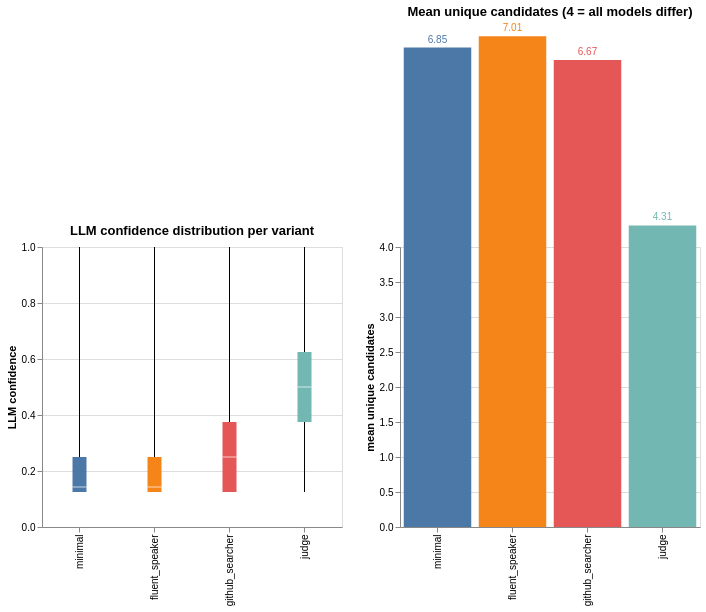

The cell this chart's notebook holds for it:
### Markdown cell above
## 4.2 — Within-Prompt Cross-Service Agreement

For each prompt variant, I ask how much the eight LLM services agree when they are asked the same way. High agreement means several services converged on the same string under the same framing. Low agreement means the services produced genuinely different candidates even before prompt variation is considered.

The key metric is **LLM confidence**: the fraction of LLM services agreeing on the most common translation within a language/prompt variant. I treat this as convergence evidence, not as proof of correctness. A high value means the services landed on the same string under the same prompt; it does not tell me whether that string is well attested, locally preferred, or just a shared borrowing.

### Code cell
plot_data = scored_df[scored_df['llm_total_services'] > 0].copy()

box = alt.Chart(plot_data).mark_boxplot(extent='min-max').encode(
    x=alt.X('prompt_variant:N', sort=VARIANTS, title=None),
    y=alt.Y('llm_confidence:Q', scale=alt.Scale(domain=[0, 1]),
            title='LLM confidence'),
    color=alt.Color('prompt_variant:N', sort=VARIANTS, legend=None),
    tooltip=['prompt_variant:N', 'llm_confidence:Q'],
).properties(width=300, height=280,
             title='LLM confidence distribution per variant')

cands = (plot_data.groupby('prompt_variant')['llm_unique_candidates']
         .mean().reset_index()
         .rename(columns={'llm_unique_candidates': 'mean_unique_candidates'}))
bar = alt.Chart(cands).mark_bar().encode(
    x=alt.X('prompt_variant:N', sort=VARIANTS, title=None),
    y=alt.Y('mean_unique_candidates:Q', title='mean unique candidates',
            scale=alt.Scale(domain=[0, 4])),
    color=alt.Color('prompt_variant:N', sort=VARIANTS, legend=None),
    tooltip=['prompt_variant:N',
             alt.Tooltip('mean_unique_candidates:Q', format='.2f')],
).properties(width=300, height=280,
             title='Mean unique candidates (4 = all models differ)')
bar_text = bar.mark_text(dy=-8, fontSize=10).encode(
    text=alt.Text('mean_unique_candidates:Q', format='.2f'))

box | (bar + bar_text)

### Figure 1 — Vega specification as saved in the notebook (floating-point values rounded to 4 significant figures)
{"$schema": "https://vega.github.io/schema/vega/v6.json", "data": [{"name": "source_0"}, {"name": "data_0"}, {"name": "data_2", "values": [{"lower_box_llm_confidence": 0.125, "lower_whisker_llm_confidence": 0.125, "mid_box_llm_confidence": 0.1429, "prompt_variant": "minimal", "upper_box_llm_confidence": 0.25, "upper_whisker_llm_confidence": 1.0}, {"lower_box_llm_confidence": 0.125, "lower_whisker_llm_confidence": 0.125, "mid_box_llm_confidence": 0.1429, "prompt_variant": "fluent_speaker", "upper_box_llm_confidence": 0.25, "upper_whisker_llm_confidence": 1.0}, {"lower_box_llm_confidence": 0.125, "lower_whisker_llm_confidence": 0.125, "mid_box_llm_confidence": 0.25, "prompt_variant": "github_searcher", "upper_box_llm_confidence": 0.375, "upper_whisker_llm_confidence": 1.0}, {"lower_box_llm_confidence": 0.375, "lower_whisker_llm_confidence": 0.125, "mid_box_llm_confidence": 0.5, "prompt_variant": "judge", "upper_box_llm_confidence": 0.625, "upper_whisker_llm_confidence": 1.0}]}, {"name": "data_3", "values": [{"lower_box_llm_confidence": 0.125, "lower_whisker_llm_confidence": 0.125, "mid_box_llm_confidence": 0.1429, "prompt_variant": "minimal", "upper_box_llm_confidence": 0.25, "upper_whisker_llm_confidence": 1.0}, {"lower_box_llm_confidence": 0.125, "lower_whisker_llm_confidence": 0.125, "mid_box_llm_confidence": 0.1429, "prompt_variant": "fluent_speaker", "upper_box_llm_confidence": 0.25, "upper_whisker_llm_confidence": 1.0}, {"lower_box_llm_confidence": 0.125, "lower_whisker_llm_confidence": 0.125, "mid_box_llm_confidence": 0.25, "prompt_variant": "github_searcher", "upper_box_llm_confidence": 0.375, "upper_whisker_llm_confidence": 1.0}, {"lower_box_llm_confidence": 0.375, "lower_whisker_llm_confidence": 0.125, "mid_box_llm_confidence": 0.5, "prompt_variant": "judge", "upper_box_llm_confidence": 0.625, "upper_whisker_llm_confidence": 1.0}]}, {"name": "data_4"}, {"name": "data_6", "values": [{"lower_box_llm_confidence": 0.125, "lower_whisker_llm_confidence": 0.125, "mid_box_llm_confidence": 0.1429, "prompt_variant": "minimal", "upper_box_llm_confidence": 0.25, "upper_whisker_llm_confidence": 1.0}, {"lower_box_llm_confidence": 0.125, "lower_whisker_llm_confidence": 0.125, "mid_box_llm_confidence": 0.1429, "prompt_variant": "fluent_speaker", "upper_box_llm_confidence": 0.25, "upper_whisker_llm_confidence": 1.0}, {"lower_box_llm_confidence": 0.125, "lower_whisker_llm_confidence": 0.125, "mid_box_llm_confidence": 0.25, "prompt_variant": "github_searcher", "upper_box_llm_confidence": 0.375, "upper_whisker_llm_confidence": 1.0}, {"lower_box_llm_confidence": 0.375, "lower_whisker_llm_confidence": 0.125, "mid_box_llm_confidence": 0.5, "prompt_variant": "judge", "upper_box_llm_confidence": 0.625, "upper_whisker_llm_confidence": 1.0}]}, {"name": "data_7", "values": [{"lower_box_llm_confidence": 0.125, "lower_whisker_llm_confidence": 0.125, "mid_box_llm_confidence": 0.1429, "prompt_variant": "minimal", "upper_box_llm_confidence": 0.25, "upper_whisker_llm_confidence": 1.0}, {"lower_box_llm_confidence": 0.125, "lower_whisker_llm_confidence": 0.125, "mid_box_llm_confidence": 0.1429, "prompt_variant": "fluent_speaker", "upper_box_llm_confidence": 0.25, "upper_whisker_llm_confidence": 1.0}, {"lower_box_llm_confidence": 0.125, "lower_whisker_llm_confidence": 0.125, "mid_box_llm_confidence": 0.25, "prompt_variant": "github_searcher", "upper_box_llm_confidence": 0.375, "upper_whisker_llm_confidence": 1.0}, {"lower_box_llm_confidence": 0.375, "lower_whisker_llm_confidence": 0.125, "mid_box_llm_confidence": 0.5, "prompt_variant": "judge", "upper_box_llm_confidence": 0.625, "upper_whisker_llm_confidence": 1.0}]}, {"name": "source_1"}, {"name": "data_9", "values": [{"mean_unique_candidates": 7.011, "mean_unique_candidates_end": 7.011, "mean_unique_candidates_start": 0.0, "prompt_variant": "fluent_speaker"}, {"mean_unique_candidates": 6.671, "mean_unique_candidates_end": 6.671, "mean_unique_candidates_start": 0.0, "prompt_variant": "github_searcher"}, {"mean_unique_candidates": 4.308, "mean_unique_candidates_end": 4.308, "mean_unique_candidates_start": 0.0, "prompt_variant": "judge"}, {"mean_unique_candidates": 6.849, "mean_unique_candidates_end": 6.849, "mean_unique_candidates_start": 0.0, "prompt_variant": "minimal"}]}, {"name": "data_10", "values": [{"mean_unique_candidates": 7.011, "prompt_variant": "fluent_speaker"}, {"mean_unique_candidates": 6.671, "prompt_variant": "github_searcher"}, {"mean_unique_candidates": 4.308, "prompt_variant": "judge"}, {"mean_unique_candidates": 6.849, "prompt_variant": "minimal"}]}, {"name": "data_4_color_domain_prompt_variant_0", "values": [{"prompt_variant": "minimal", "sort_field": 0.0}, {"prompt_variant": "fluent_speaker", "sort_field": 1.0}, {"prompt_variant": "github_searcher", "sort_field": 2.0}, {"prompt_variant": "judge", "sort_field": 3.0}]}, {"name": "source_1_color_domain_prompt_variant_1", "values": [{"prompt_variant": "fluent_speaker", "sort_field": 1.0}, {"prompt_variant": "github_searcher", "sort_field": 2.0}, {"prompt_variant": "judge", "sort_field": 3.0}, {"prompt_variant": "minimal", "sort_field": 0.0}]}, {"name": "data_0_concat_0_x_domain_prompt_variant_0", "values": [{"prompt_variant": "minimal", "sort_field": 0.0}, {"prompt_variant": "fluent_speaker", "sort_field": 1.0}, {"prompt_variant": "github_searcher", "sort_field": 2.0}, {"prompt_variant": "judge", "sort_field": 3.0}]}, {"name": "data_4_concat_0_x_domain_prompt_variant_1", "values": [{"prompt_variant": "minimal", "sort_field": 0.0}, {"prompt_variant": "fluent_speaker", "sort_field": 1.0}, {"prompt_variant": "github_searcher", "sort_field": 2.0}, {"prompt_variant": "judge", "sort_field": 3.0}]}, {"name": "source_1_concat_1_x_domain_prompt_variant", "values": [{"prompt_variant": "fluent_speaker", "sort_field": 1.0}, {"prompt_variant": "github_searcher", "sort_field": 2.0}, {"prompt_variant": "judge", "sort_field": 3.0}, {"prompt_variant": "minimal", "sort_field": 0.0}]}], "signals": [{"name": "childWidth", "value": 300}], "marks": [{"type": "group", "name": "concat_0_group", "encode": {"update": {"height": {"signal": "height"}, "width": {"signal": "childWidth"}}}, "marks": [{"type": "rule", "name": "concat_0_layer_0_marks", "from": {"data": "data_2"}, "encode": {"update": {"x": {"field": "prompt_variant", "scale": "concat_0_x", "band": 0.5}, "tooltip": {"signal": "{\"Max of LLM confidence\": format(datum[\"upper_whisker_llm_confidence\"], \"\"), \"Q3 of LLM confidence\": format(datum[\"upper_box_llm_confidence\"], \"\"), \"Median of LLM confidence\": format(datum[\"mid_box_llm_confidence\"], \"\"), \"Q1 of LLM confidence\": format(datum[\"lower_box_llm_confidence\"], \"\"), \"Min of LLM confidence\": format(datum[\"lower_whisker_llm_confidence\"], \"\"), \"prompt_variant\": isValid(datum[\"prompt_variant\"]) ? datum[\"prompt_variant\"] : \"\"+datum[\"prompt_variant\"]}"}, "stroke": {"value": "black"}, "y": {"field": "lower_whisker_llm_confidence", "scale": "concat_0_y"}, "y2": {"field": "lower_box_llm_confidence", "scale": "concat_0_y"}}}, "style": ["rule", "boxplot-rule"], "aria": false}, {"type": "rule", "name": "concat_0_layer_1_marks", "from": {"data": "data_3"}, "encode": {"update": {"y2": {"field": "upper_whisker_llm_confidence", "scale": "concat_0_y"}, "stroke": {"value": "black"}, "x": {"field": "prompt_variant", "scale": "concat_0_x", "band": 0.5}, "tooltip": {"signal": "{\"Max of LLM confidence\": format(datum[\"upper_whisker_llm_confidence\"], \"\"), \"Q3 of LLM confidence\": format(datum[\"upper_box_llm_confidence\"], \"\"), \"Median of LLM confidence\": format(datum[\"mid_box_llm_confidence\"], \"\"), \"Q1 of LLM confidence\": format(datum[\"lower_box_llm_confidence\"], \"\"), \"Min of LLM confidence\": format(datum[\"lower_whisker_llm_confidence\"], \"\"), \"prompt_variant\": isValid(datum[\"prompt_variant\"]) ? datum[\"prompt_variant\"] : \"\"+datum[\"prompt_variant\"]}"}, "y": {"field": "upper_box_llm_confidence", "scale": "concat_0_y"}}}, "aria": false, "style": ["rule", "boxplot-rule"]}, {"type": "rect", "name": "concat_0_layer_2_marks", "from": {"data": "data_6"}, "encode": {"update": {"y": {"field": "lower_box_llm_confidence", "scale": "concat_0_y"}, "y2": {"field": "upper_box_llm_confidence", "scale": "concat_0_y"}, "width": {"value": 14}, "tooltip": {"signal": "{\"Max of LLM confidence\": format(datum[\"upper_whisker_llm_confidence\"], \"\"), \"Q3 of LLM confidence\": format(datum[\"upper_box_llm_confidence\"], \"\"), \"Median of LLM confidence\": format(datum[\"mid_box_llm_confidence\"], \"\"), \"Q1 of LLM confidence\": format(datum[\"lower_box_llm_confidence\"], \"\"), \"Min of LLM confidence\": format(datum[\"lower_whisker_llm_confidence\"], \"\"), \"prompt_variant\": isValid(datum[\"prompt_variant\"]) ? datum[\"prompt_variant\"] : \"\"+datum[\"prompt_variant\"]}"}, "fill": {"field": "prompt_variant", "scale": "color"}, "xc": {"field": "prompt_variant", "scale": "concat_0_x", "band": 0.5}}}, "style": ["bar", "boxplot-box"]}, {"type": "rect", "name": "concat_0_layer_3_marks", "from": {"data": "data_7"}, "encode": {"update": {"fill": [{"field": "prompt_variant", "scale": "color", "test": "datum['lower_box_llm_confidence'] >= datum['upper_box_llm_confidence']"}, {"value": "white"}], "yc": {"field": "mid_box_llm_confidence", "scale": "concat_0_y"}, "opacity": {"value": 0.7}, "height": {"value": 1}, "xc": {"field": "prompt_variant", "scale": "concat_0_x", "band": 0.5}, "tooltip": {"signal": "{\"Max of LLM confidence\": format(datum[\"upper_whisker_llm_confidence\"], \"\"), \"Q3 of LLM confidence\": format(datum[\"upper_box_llm_confidence\"], \"\"), \"Median of LLM confidence\": format(datum[\"mid_box_llm_confidence\"], \"\"), \"Q1 of LLM confidence\": format(datum[\"lower_box_llm_confidence\"], \"\"), \"Min of LLM confidence\": format(datum[\"lower_whisker_llm_confidence\"], \"\"), \"prompt_variant\": isValid(datum[\"prompt_variant\"]) ? datum[\"prompt_variant\"] : \"\"+datum[\"prompt_variant\"]}"}, "width": {"value": 14}}}, "style": ["tick", "boxplot-median"], "aria": false}], "axes": [{"scale": "concat_0_y", "orient": "left", "zindex": 0, "aria": false, "ticks": false, "labels": false, "gridScale": "concat_0_x", "tickCount": {"signal": "ceil(height/40)"}, "maxExtent": 0, "domain": false, "grid": true, "minExtent": 0}, {"scale": "concat_0_x", "labelBaseline": "middle", "zindex": 0, "grid": false, "labelAngle": 270, "orient": "bottom", "labelAlign": "right"}, {"scale": "concat_0_y", "orient": "left", "title": "LLM confidence", "tickCount": {"signal": "ceil(height/40)"}, "labelOverlap": true, "grid": false, "zindex": 0}], "title": {"text": "LLM confidence distribution per variant", "frame": "group"}, "style": "cell"}, {"type": "group", "name": "concat_1_group", "encode": {"update": {"height": {"signal": "height"}, "width": {"signal": "childWidth"}}}, "marks": [{"type": "rect", "name": "concat_1_layer_0_marks", "from": {"data": "data_9"}, "encode": {"update": {"tooltip": {"signal": "{\"prompt_variant\": isValid(datum[\"prompt_variant\"]) ? datum[\"prompt_variant\"] : \"\"+datum[\"prompt_variant\"], \"mean_unique_candidates\": format(datum[\"mean_unique_candidates\"], \".2f\")}"}, "fill": {"field": "prompt_variant", "scale": "color"}, "y": {"field": "mean_unique_candidates_end", "scale": "concat_1_y"}, "y2": {"field": "mean_unique_candidates_start", "scale": "concat_1_y"}, "width": {"signal": "max(0.25, bandwidth('concat_1_x'))"}, "x": {"field": "prompt_variant", "scale": "concat_1_x"}}}, "style": ["bar"]}, {"type": "text", "name": "concat_1_layer_1_marks", "from": {"data": "data_10"}, "encode": {"update": {"x": {"field": "prompt_variant", "scale": "concat_1_x", "band": 0.5}, "tooltip": {"signal": "{\"prompt_variant\": isValid(datum[\"prompt_variant\"]) ? datum[\"prompt_variant\"] : \"\"+datum[\"prompt_variant\"], \"mean_unique_candidates\": format(datum[\"mean_unique_candidates\"], \".2f\")}"}, "baseline": {"value": "middle"}, "fontSize": {"value": 10}, "y": {"field": "mean_unique_candidates", "scale": "concat_1_y"}, "text": {"signal": "format(datum[\"mean_unique_candidates\"], \".2f\")"}, "align": {"value": "center"}, "dy": {"value": -8}, "fill": {"field": "prompt_variant", "scale": "color"}}}, "style": ["text"]}], "axes": [{"scale": "concat_1_y", "aria": false, "orient": "left", "minExtent": 0, "zindex": 0, "domain": false, "maxExtent": 0, "gridScale": "concat_1_x", "tickCount": {"signal": "ceil(height/40)"}, "labels": false, "ticks": false, "grid": true}, {"scale": "concat_1_x", "orient": "bottom", "grid": false, "labelAngle": 270, "labelBaseline": "middle", "labelAlign": "right", "zindex": 0}, {"scale": "concat_1_y", "zindex": 0, "orient": "left", "labelOverlap": true, "tickCount": {"signal": "ceil(height/40)"}, "grid": false, "title": "mean unique candidates"}], "title": {"text": "Mean unique candidates (4 = all models differ)", "frame": "group"}, "style": "cell"}], "scales": [{"name": "color", "type": "ordinal", "domain": {"fields": [{"data": "data_4_color_domain_prompt_variant_0", "field": "prompt_variant"}, {"data": "source_1_color_domain_prompt_variant_1", "field": "prompt_variant"}], "sort": {"op": "max", "field": "sort_field"}}, "range": "category"}, {"name": "concat_0_x", "type": "band", "domain": {"fields": [{"data": "data_0_concat_0_x_domain_prompt_variant_0", "field": "prompt_variant"}, {"data": "data_4_concat_0_x_domain_prompt_variant_1", "field": "prompt_variant"}], "sort": {"op": "max", "field": "sort_field"}}, "range": [0, {"signal": "childWidth"}], "paddingInner": 0, "paddingOuter": 0}, {"name": "concat_0_y", "type": "linear", "domain": [0, 1], "range": [{"signal": "height"}, 0], "zero": true}, {"name": "concat_1_x", "type": "band", "domain": {"data": "source_1_concat_1_x_domain_prompt_variant", "field": "prompt_variant", "sort": {"op": "max", "field": "sort_field"}}, "range": [0, {"signal": "childWidth"}], "paddingOuter": 0.05, "paddingInner": 0.1}, {"name": "concat_1_y", "type": "linear", "domain": [0, 4], "range": [{"signal": "height"}, 0], "zero": true}], "background": "white", "padding": 5, "height": 280, "layout": {"padding": 20, "bounds": "full", "align": "each"}}
